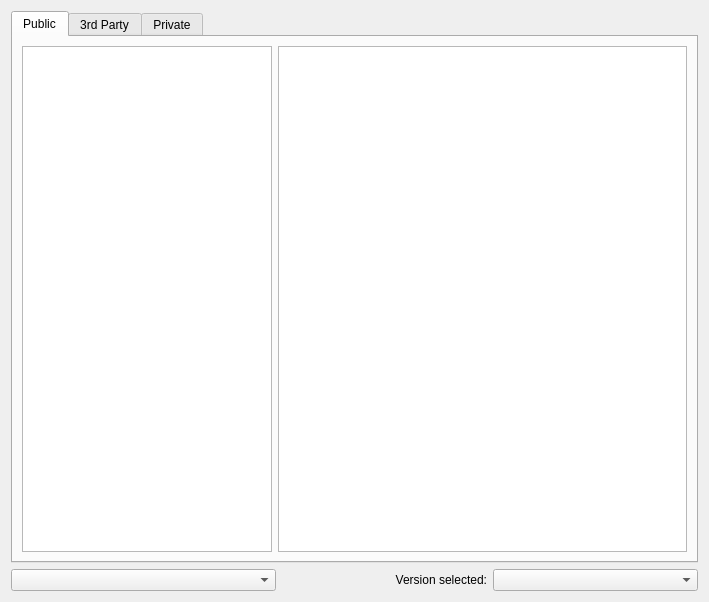
<?xml version="1.0" encoding="UTF-8"?>
<ui version="4.0">
 <class>LegacyFTB::Page</class>
 <widget class="QWidget" name="LegacyFTB::Page">
  <property name="geometry">
   <rect>
    <x>0</x>
    <y>0</y>
    <width>709</width>
    <height>602</height>
   </rect>
  </property>
  <layout class="QVBoxLayout" name="verticalLayout">
   <item>
    <widget class="QTabWidget" name="tabWidget">
     <property name="currentIndex">
      <number>0</number>
     </property>
     <widget class="QWidget" name="tab">
      <attribute name="title">
       <string>Public</string>
      </attribute>
      <layout class="QGridLayout" name="gridLayout">
       <item row="0" column="0">
        <widget class="QTreeView" name="publicPackList">
         <property name="maximumSize">
          <size>
           <width>250</width>
           <height>16777215</height>
          </size>
         </property>
         <property name="alternatingRowColors">
          <bool>true</bool>
         </property>
        </widget>
       </item>
       <item row="0" column="1">
        <widget class="QTextBrowser" name="publicPackDescription"/>
       </item>
      </layout>
     </widget>
     <widget class="QWidget" name="tab_2">
      <attribute name="title">
       <string>3rd Party</string>
      </attribute>
      <layout class="QGridLayout" name="gridLayout_3">
       <item row="0" column="1">
        <widget class="QTextBrowser" name="thirdPartyPackDescription"/>
       </item>
       <item row="0" column="0">
        <widget class="QTreeView" name="thirdPartyPackList">
         <property name="maximumSize">
          <size>
           <width>250</width>
           <height>16777215</height>
          </size>
         </property>
         <property name="alternatingRowColors">
          <bool>true</bool>
         </property>
        </widget>
       </item>
      </layout>
     </widget>
     <widget class="QWidget" name="tab_3">
      <attribute name="title">
       <string>Private</string>
      </attribute>
      <layout class="QGridLayout" name="gridLayout_2">
       <item row="0" column="0">
        <widget class="QTreeView" name="privatePackList">
         <property name="maximumSize">
          <size>
           <width>250</width>
           <height>16777215</height>
          </size>
         </property>
         <property name="alternatingRowColors">
          <bool>true</bool>
         </property>
        </widget>
       </item>
       <item row="1" column="0">
        <widget class="QPushButton" name="addPackBtn">
         <property name="text">
          <string>Add pack</string>
         </property>
        </widget>
       </item>
       <item row="2" column="0">
        <widget class="QPushButton" name="removePackBtn">
         <property name="text">
          <string>Remove selected pack</string>
         </property>
        </widget>
       </item>
       <item row="0" column="1" rowspan="3">
        <widget class="QTextBrowser" name="privatePackDescription"/>
       </item>
      </layout>
     </widget>
    </widget>
   </item>
   <item>
    <layout class="QGridLayout" name="gridLayout_4">
     <item row="0" column="1">
      <widget class="QLabel" name="label">
       <property name="text">
        <string>Version selected:</string>
       </property>
       <property name="alignment">
        <set>Qt::AlignRight|Qt::AlignTrailing|Qt::AlignVCenter</set>
       </property>
      </widget>
     </item>
     <item row="0" column="2">
      <widget class="QComboBox" name="versionSelectionBox"/>
     </item>
     <item row="0" column="0">
      <widget class="QComboBox" name="sortByBox">
       <property name="minimumSize">
        <size>
         <width>265</width>
         <height>0</height>
        </size>
       </property>
      </widget>
     </item>
    </layout>
   </item>
  </layout>
 </widget>
 <resources/>
 <connections/>
</ui>
